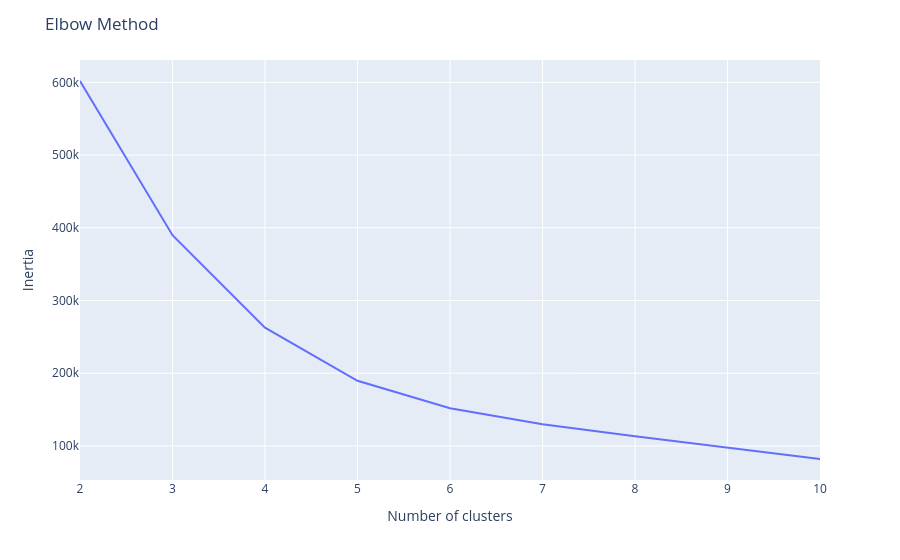

Here is the notebook cell this chart was saved with:
### Code cell
# Step 3 : ELBOW METHOD:

# Define range of K values to test
K_range = range(2, 11)  # Test K from 2 to 10 clusters

# Store inertia values
wcss =  []
inertias = []

for k in K_range:
    # Train KMeans with current K
    kmeans = KMeans(
        n_clusters=k,
        init='k-means++',  # Better initialization
        n_init=10,         # Try 10 times with different initializations
        random_state=42,   # For reproducibility
    )
    
    # Fit the model
    kmeans.fit(coordinates_scaled)
    
    # Store inertia
    inertias.append(kmeans.inertia_)
    
# Create DataFrame
frame = pd.DataFrame({
    "k": list(K_range),
    "inertia": inertias
})

print(frame)
fig = px.line(
    frame,
    x="k",
    y="inertia"
)

fig.update_layout(
    yaxis_title="Inertia",
    xaxis_title="Number of clusters",
    title="Elbow Method"
)

fig.show()

### Figure 1 — Plotly figure (JSON) as saved in the notebook; plotly's stock layout.template omitted (floating-point values rounded to 4 significant figures)
{"data": [{"hovertemplate": "k=%{x}<br>inertia=%{y}<extra></extra>", "legendgroup": "", "line": {"color": "#636efa", "dash": "solid"}, "marker": {"symbol": "circle"}, "mode": "lines", "name": "", "orientation": "v", "showlegend": false, "type": "scatter", "x": [2, 3, 4, 5, 6, 7, 8, 9, 10], "xaxis": "x", "y": [601900.0, 389800.0, 262600.0, 189600.0, 151700.0, 129900.0, 113300.0, 97980.0, 82020.0], "yaxis": "y"}], "layout": {"legend": {"tracegroupgap": 0}, "margin": {"t": 60}, "title": {"text": "Elbow Method"}, "xaxis": {"anchor": "y", "domain": [0, 1], "title": {"text": "Number of clusters"}}, "yaxis": {"anchor": "x", "domain": [0, 1], "title": {"text": "Inertia"}}}}
